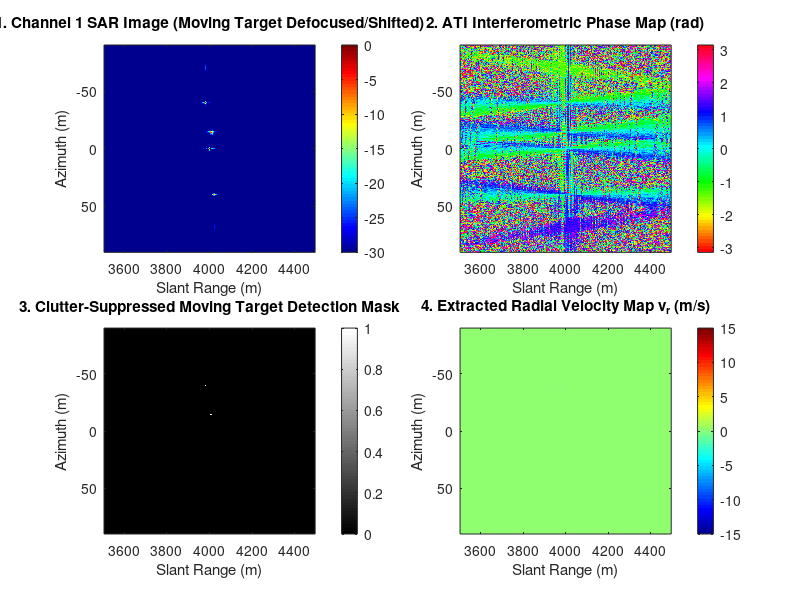

Recreate this plot in MATLAB.
%% SAR Ground Moving Target Indication (GMTI) & Along-Track Interferometry (ATI)
% Self-contained script (requires no external toolboxes)
clear; close all; clc;
rng(42);

%% 1. Radar & System Setup
c = 3e8;                    % Speed of light (m/s)
fc = 5.3e9;                 % Carrier frequency (Hz)
lambda = c / fc;            % Wavelength (m)
k0 = 2 * pi / lambda;       % Wavenumber
B = 30e6;                   % Chirp Bandwidth (Hz)
Tp = 5e-6;                  % Pulse duration (s)
Kr = B / Tp;                % FM rate (Hz/s)
fs = 2.4 * B;               % Fast-time sampling rate (Hz)

v = 150;                    % Platform along-track velocity (m/s)
H = 3000;                   % Flight Altitude (m)
R0_center = 4000;           % Slant range center (m)
PRF = 300;                  % Pulse Repetition Frequency (Hz)
PRT = 1 / PRF;

% Along-track baseline between Receiver 1 and Receiver 2
B_at = 0.2;                 % Baseline distance (0.2 m for unambiguous speed ~ 21 m/s)
tau_lag = B_at / v;         % Time delay between physical apertures (s)

%% 2. Target Scene (Stationary Points + Moving Vehicles)
% Format: [x0, y0, reflectivity, vx (azimuth vel), vy (radial vel)]
scene_targets = [
    % Stationary Reference Scatterers
       0,    sqrt(R0_center^2 - H^2),        1.0,  0.0,   0.0;
     -40,    sqrt(R0_center^2 - H^2) - 30,   0.8,  0.0,   0.0;
      40,    sqrt(R0_center^2 - H^2) + 30,   0.8,  0.0,   0.0;
    % Moving Ground Target (Radial velocity vr = -12.0 m/s)
       0,    sqrt(R0_center^2 - H^2) + 10,   1.2,  0.0, -12.0
];
N_targets = size(scene_targets, 1);

%% 3. Time Axes
Ta = 1.2;                           
t_eta = -Ta/2 : PRT : Ta/2;          
Na = length(t_eta);

R_min = sqrt(min(scene_targets(:,2)).^2 + H^2) - 100;
R_max = sqrt(max(scene_targets(:,2)).^2 + H^2) + 100;
t_tau = (2*R_min/c - Tp/2) : 1/fs : (2*R_max/c + Tp/2);
Nr = length(t_tau);
range_axis = (c * t_tau) / 2;
azimuth_axis = v * t_eta;

%% 4. Two-Channel (ATI) Raw Echo Generation
raw_ch1 = zeros(Na, Nr);
raw_ch2 = zeros(Na, Nr);

for p = 1:Na
    eta = t_eta(p);
    x_plat1 = v * eta;
    x_plat2 = v * (eta - tau_lag); % Receiver 2 delayed along flight track
    
    pulse1 = zeros(1, Nr);
    pulse2 = zeros(1, Nr);
    
    for k = 1:N_targets
        % Update target position based on velocity
        x_tgt = scene_targets(k, 1) + scene_targets(k, 4) * eta;
        y_tgt = scene_targets(k, 2) + scene_targets(k, 5) * eta;
        sigma = scene_targets(k, 3);
        
        % Channel 1 Two-Way Range
        R1 = sqrt((x_plat1 - x_tgt)^2 + y_tgt^2 + H^2);
        tau1 = 2 * R1 / c;
        t_diff1 = t_tau - tau1;
        rect1 = abs(t_diff1) <= (Tp/2);
        pulse1 = pulse1 + sigma * rect1 .* exp(1j * (-2*pi*fc*tau1 + pi*Kr*(t_diff1.^2)));
        
        % Channel 2 Two-Way Range
        R2 = sqrt((x_plat2 - x_tgt)^2 + y_tgt^2 + H^2);
        tau2 = 2 * R2 / c;
        t_diff2 = t_tau - tau2;
        rect2 = abs(t_diff2) <= (Tp/2);
        pulse2 = pulse2 + sigma * rect2 .* exp(1j * (-2*pi*fc*tau2 + pi*Kr*(t_diff2.^2)));
    end
    raw_ch1(p, :) = pulse1;
    raw_ch2(p, :) = pulse2;
end

% Add AWGN Noise (SNR = 25 dB)
snr_db = 25;
add_noise = @(S) S + sqrt((mean(abs(S(:)).^2)/(10^(snr_db/10)))/2) * (randn(size(S)) + 1j*randn(size(S)));
raw_ch1 = add_noise(raw_ch1);
raw_ch2 = add_noise(raw_ch2);

%% 5. Range & Azimuth Compression (Both Channels)
tau_ref = -Tp/2 : 1/fs : Tp/2;
s_ref = exp(1j * pi * Kr * tau_ref.^2);
sh = round((length(tau_ref) - 1) / 2);
N_fft_r = 2^nextpow2(Nr + length(tau_ref) - 1);
H_range = fft(conj(s_ref), N_fft_r);

N_fft_a = 2^nextpow2(Na);
f_eta = (-N_fft_a/2 : N_fft_a/2-1).' * PRF / N_fft_a;

% --- Channel 1 Processing ---
rc_ch1 = zeros(Na, Nr);
for p = 1:Na
    S1 = fft(raw_ch1(p, :), N_fft_r);
    c1 = ifft(S1 .* H_range);
    rc_ch1(p, :) = c1(1+sh : Nr+sh);
end

RD1 = fftshift(fft(rc_ch1, N_fft_a, 1), 1);
az_comp1 = zeros(N_fft_a, Nr);
for r_idx = 1:Nr
    Ka = 2 * v^2 / (lambda * range_axis(r_idx));
    H_az = exp(-1j * pi * (f_eta.^2) / Ka);
    az_comp1(:, r_idx) = ifft(ifftshift(RD1(:, r_idx) .* H_az));
end
img_ch1 = az_comp1(1:Na, :);

% --- Channel 2 Processing ---
rc_ch2 = zeros(Na, Nr);
for p = 1:Na
    S2 = fft(raw_ch2(p, :), N_fft_r);
    c2 = ifft(S2 .* H_range);
    rc_ch2(p, :) = c2(1+sh : Nr+sh);
end

RD2 = fftshift(fft(rc_ch2, N_fft_a, 1), 1);
az_comp2 = zeros(N_fft_a, Nr);
for r_idx = 1:Nr
    Ka = 2 * v^2 / (lambda * range_axis(r_idx));
    H_az = exp(-1j * pi * (f_eta.^2) / Ka);
    az_comp2(:, r_idx) = ifft(ifftshift(RD2(:, r_idx) .* H_az));
end
img_ch2 = az_comp2(1:Na, :);

%% 6. Along-Track Interferometric (ATI) Phase & Velocity Extraction
% Conjugate cross-multiplication
ATI_interferogram = img_ch1 .* conj(img_ch2);
ATI_phase = angle(ATI_interferogram);

% Stationary clutter cancellation threshold
ati_mag = abs(ATI_interferogram);
clutter_threshold = 0.25 * max(ati_mag(:));
moving_target_mask = (ati_mag > clutter_threshold) & (abs(ATI_phase) > 0.05);

% Estimated Radial Velocity from ATI phase:
% phi_ati = (4 * pi / lambda) * (B_at / (2 * v)) * v_r
% => v_r = phi_ati * lambda * v / (2 * pi * B_at)
estimated_vr = (ATI_phase * lambda * v) / (2 * pi * B_at);

%% 7. Visualization
figure('Color', 'w', 'Position', [100, 100, 1100, 700]);

subplot(2, 2, 1);
imagesc(range_axis, azimuth_axis, 20*log10(abs(img_ch1)/max(abs(img_ch1(:)))), [-30 0]);
colormap(gca, 'jet'); colorbar;
title('1. Channel 1 SAR Image (Moving Target Defocused/Shifted)');
xlabel('Slant Range (m)'); ylabel('Azimuth (m)'); axis tight;

subplot(2, 2, 2);
imagesc(range_axis, azimuth_axis, ATI_phase, [-pi pi]);
colormap(gca, 'hsv'); colorbar;
title('2. ATI Interferometric Phase Map (rad)');
xlabel('Slant Range (m)'); ylabel('Azimuth (m)'); axis tight;

subplot(2, 2, 3);
imagesc(range_axis, azimuth_axis, moving_target_mask);
colormap(gca, 'gray'); colorbar;
title('3. Clutter-Suppressed Moving Target Detection Mask');
xlabel('Slant Range (m)'); ylabel('Azimuth (m)'); axis tight;

subplot(2, 2, 4);
imagesc(range_axis, azimuth_axis, estimated_vr .* moving_target_mask, [-15 15]);
colormap(gca, 'jet'); colorbar;
title('4. Extracted Radial Velocity Map v_r (m/s)');
xlabel('Slant Range (m)'); ylabel('Azimuth (m)'); axis tight;

[~, peak_idx] = max(ati_mag(:) .* moving_target_mask(:));
extracted_vr = estimated_vr(peak_idx);
fprintf('Actual Moving Target v_r:    %.2f m/s\n', scene_targets(4, 5));
fprintf('Estimated ATI Peak v_r:      %.2f m/s\n', extracted_vr);
